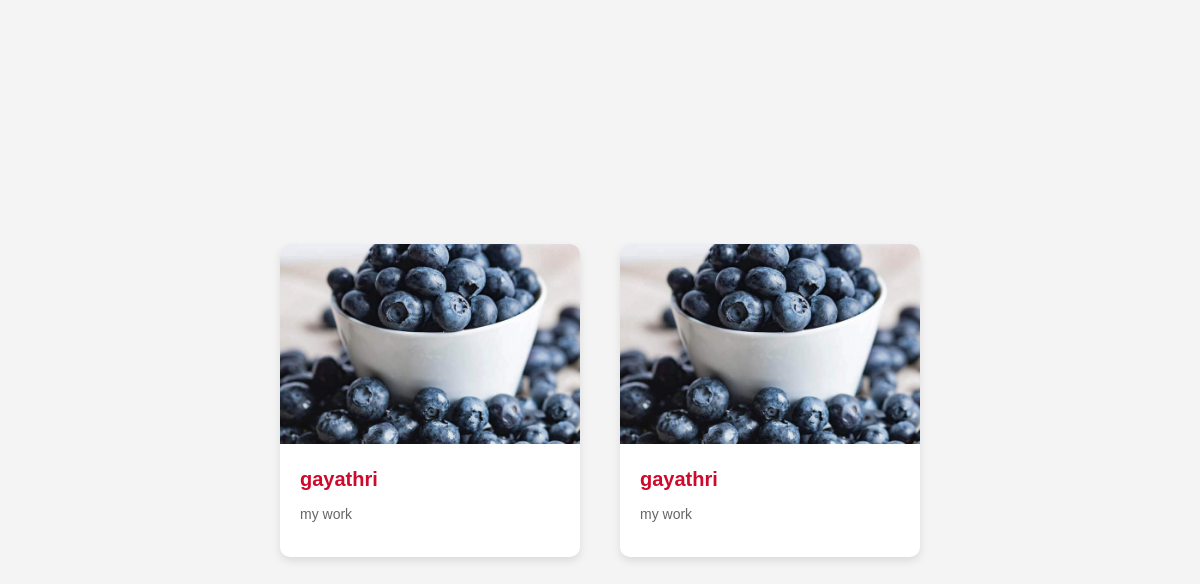
The app's page /listworks/gayathri/ with its own data.
### myapp/models.py (models this page shows)
class Gallery(models.Model):
     workername=models.CharField(max_length=20)
     desc=models.CharField(max_length=500)
     imgg=models.ImageField(upload_to='gallery/')

### myapp/views.py (the view)
# urls.py: path('listworks/<str:name>/', views.listworks, name='listworks'),
def listworks(request,name):
   details = Gallery.objects.filter(workername=name)
   return render(request,'listgallery.html',{'details':details})

### myapp/templates/listgallery.html (shortened to what this page needs)
<!DOCTYPE html>
<html lang="en">
<head>
    <link rel="stylesheet" href="https://cdnjs.cloudflare.com/ajax/libs/font-awesome/5.15.1/css/all.min.css">
</head>
<body>
    {% for i in details %}
    <div class="product-card">
        <div class="product-image">
            <img src="/media/{{i.imgg}}" alt="">
        </div>
        <div class="product-info">
            <div class="product-price">{{i.workername}}</div>
            <div class="product-description">{{i.desc}}</div>
        </div>
    </div>
    {% endfor %}
</body>
</html>

### myapp/templates/listgallery.html (style rules this page uses)
body { font-family: 'Arial', sans-serif; background-color: #f4f4f4; margin: 0; padding: 0; display: flex; justify-content: center; align-items: center; min-height: 100vh; }
.product-card { width: 300px; background-color: #fff; border-radius: 10px; overflow: hidden; box-shadow: 0 4px 8px rgba(0, 0, 0, 0.1); margin: 20px ; margin-bottom: 20px; }
.product-image img { width: 100%; height: 200px; object-fit: cover; }
.product-info { padding: 20px; }
.product-description { font-size: 14px; color: #666; margin-bottom: 15px; }
.product-price { font-size: 20px; font-weight: bold; color: #cf092c; margin-bottom: 15px; }

### records on screen
Gallery: imgg (picture), workername "gayathri", desc "my work"
Gallery: imgg (picture), workername "gayathri", desc "my work"
